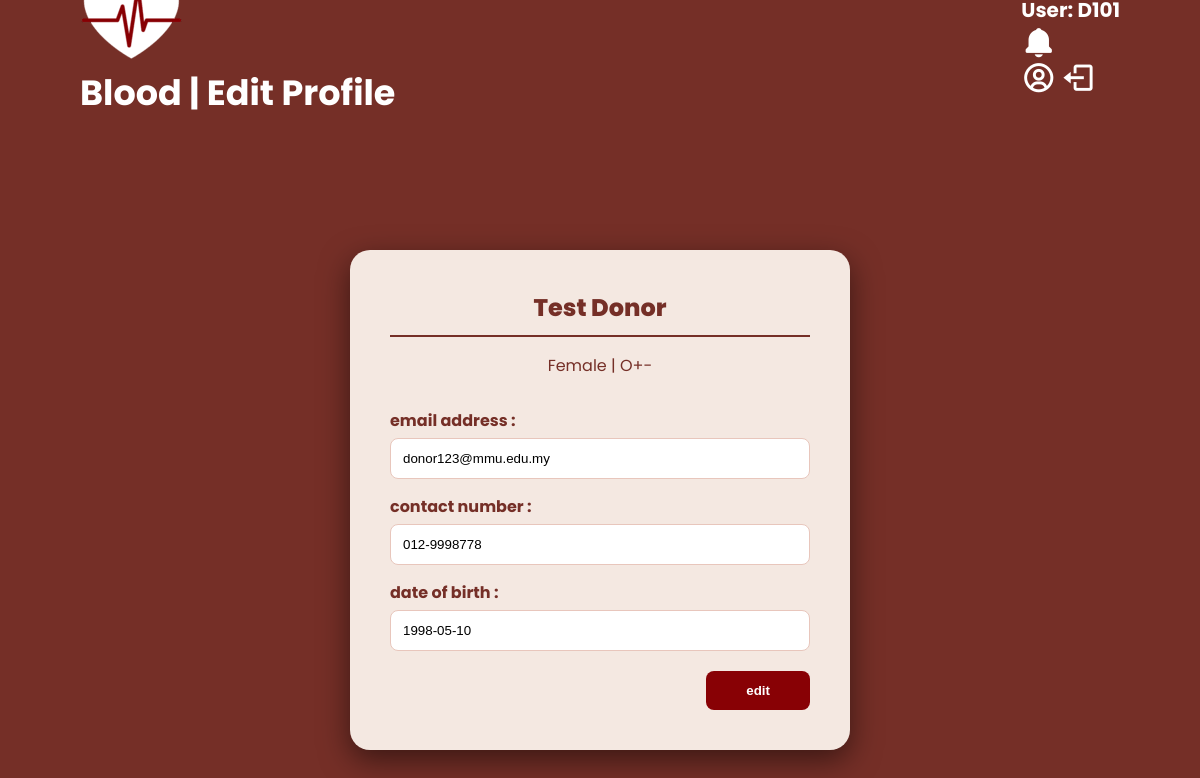
The app's page /donor-profile (signed in), older data.
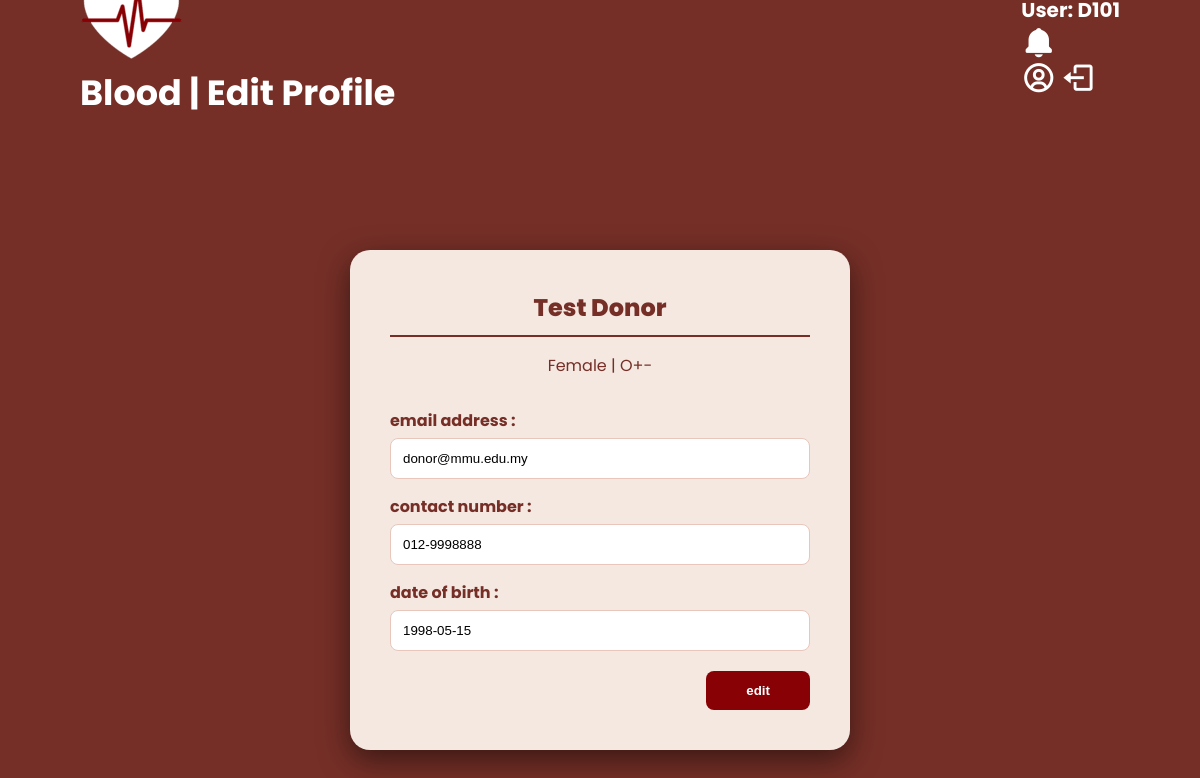
The same page, newer data.
### tables this page shows
CREATE TABLE RegisteredUser (
    userID VARCHAR(20) NOT NULL,
    name VARCHAR(50) NOT NULL,
    email VARCHAR(50) NOT NULL,
    password VARCHAR(255) NOT NULL, -- Encrypted credentials
    role VARCHAR(15) NOT NULL, -- Donor, EO, Staff, Admin 
    PRIMARY KEY (userID)
);

CREATE TABLE Donor (
    userID VARCHAR(20) NOT NULL,
    contactNum VARCHAR(15) NOT NULL,
    bloodType VARCHAR(10) NOT NULL,
    RhFactor BOOLEAN NOT NULL,
    dateOfBirth VARCHAR(10) NOT NULL,
    gender VARCHAR(10) NOT NULL,
    PRIMARY KEY (userID),
    FOREIGN KEY (userID) REFERENCES RegisteredUser(userID)
);

### test.py (the view, shortened to what this page needs)
@app.route('/donor-profile', methods=['GET', 'POST'])
def donor_profile():
    if 'username' not in session:
        return redirect(url_for('login'))
    user_id = session['username']
    db = get_db_connection()
    try:
        row = db.execute('''
            SELECT u.name, u.email, d.gender, d.bloodType, d.contactNum, d.dateOfBirth
            FROM RegisteredUser u
            JOIN Donor d ON u.userID = d.userID
            WHERE u.userID = ?''', (user_id,)).fetchone()
        notifications = db.execute('''
            SELECT Hospital.hospitalName, UrgentRequest.requiredBloodType
            FROM UrgentRequest
            JOIN Hospital ON UrgentRequest.userID = Hospital.userID
        ''').fetchall()
    finally:
        db.close()
    return render_template('donor-profile.html', user=row, notifications=notifications)

### test.py (called while the page is built)
def get_db_connection(db_name='database.db'):
    conn = sqlite3.connect(db_name)
    conn.row_factory = sqlite3.Row
    return conn

### templates/donor-profile.html (shortened to what this page needs)
<!DOCTYPE html>
<html>
<head>
    <link href='https://unpkg.com/boxicons@2.1.4/css/boxicons.min.css' rel='stylesheet'>
</head>
<body>
    <div class="navbar">
    <div class="navbar-header">
        <img src="/static/logo-heart.png" class="logo-img">
        <a href="{{ url_for('donor_dashboard') }}">Blood | Edit Profile</a>
    </div>
    <div class="right-nav">
        <h1>User: {{ session['username'] }}</h1>
        <div class="notif-wrapper" style="position: relative; display: flex; align-items: center;">
            <i class='bx bxs-bell bell-icon' onclick="toggleNotif()"></i>
        </div>
        <a href="{{ url_for('donor_dashboard') }}"><i class='bx bx-user-circle' style="color:white"></i></a>
        <a href="{{ url_for('login') }}"><i class='bx bx-log-out' style="color:white"></i></a>
    </div>
</div>
    <div class="profile-card">
        <div class="header">
            <h2 style="margin:0">{{ user.name }}</h2>
            <p>{{ user.gender }} | {{ user.bloodType }}{% if user.rhFactor %}\+{% else %}-{% endif %} </p>
        </div>
        <form method="POST">
            <label>email address :</label>
            <input type="email" name="email" value="{{ user.email }}">
            <label>contact number :</label>
            <input type="text" name="contactNum" value="{{ user.contactNum }}">
            <label>date of birth :</label>
            <input type="text" name="dob" value="{{ user.dateOfBirth }}">
            <button type="submit" class="btn-edit">edit</button>
        </form>
    </div>
</body>
</html>

### templates/donor-profile.html (style rules this page uses)
* { box-sizing: border-box; }
body { background: #752f27; font-family: 'Poppins'; display: flex; flex-direction: column; align-items: center; min-height: 100vh; margin: 0; }
.navbar { position: fixed; top: 0; width: 100%; height: 90px; background: #752f27; display: flex; justify-content: space-between; align-items: center; padding: 0 80px; z-index: 1000; }
.navbar-header a { color: white !important; font-size: 35px; text-decoration: none; font-weight: 700; font-family: 'Poppins', sans-serif; align-items: center; display: flex; }
.right-nav i { font-size: 35px !important; cursor: pointer; color: white !important; transition: 0.3s; vertical-align: middle; }
.right-nav h1 { font-size: 20px; font-weight: 700 !important; color: white !important; margin: 0; align-items: center; }
.profile-card { background: #f4e8e1; width: 500px; padding: 40px; border-radius: 20px; box-shadow: 0 10px 30px rgba(0,0,0,0.5); margin-top: 140px; }
.header { color: #752f27; text-align: center; margin-bottom: 30px; }
.header h2 { font-weight: 800; border-bottom: 2px solid #752f27; padding-bottom: 10px; }
label { color: #752f27; font-weight: bold; display: block; margin-top: 15px; }
input { width: 100%; padding: 12px; border: 1px solid #e8c6bc; border-radius: 8px; margin-top: 5px; background: white; }
.btn-edit { background: #880105; color: white; border: none; padding: 12px 40px; border-radius: 8px; float: right; margin-top: 20px; cursor: pointer; font-weight: bold; transition: 0.3s; }

Row changes from the older to the newer data that the page shows:
changed RegisteredUser "Test Donor": email "donor123@mmu.edu.my" → "donor@mmu.edu.my"
changed Donor "Female": contactNum "012-9998778" → "012-9998888"; dob "1998-05-10" → "1998-05-15"
